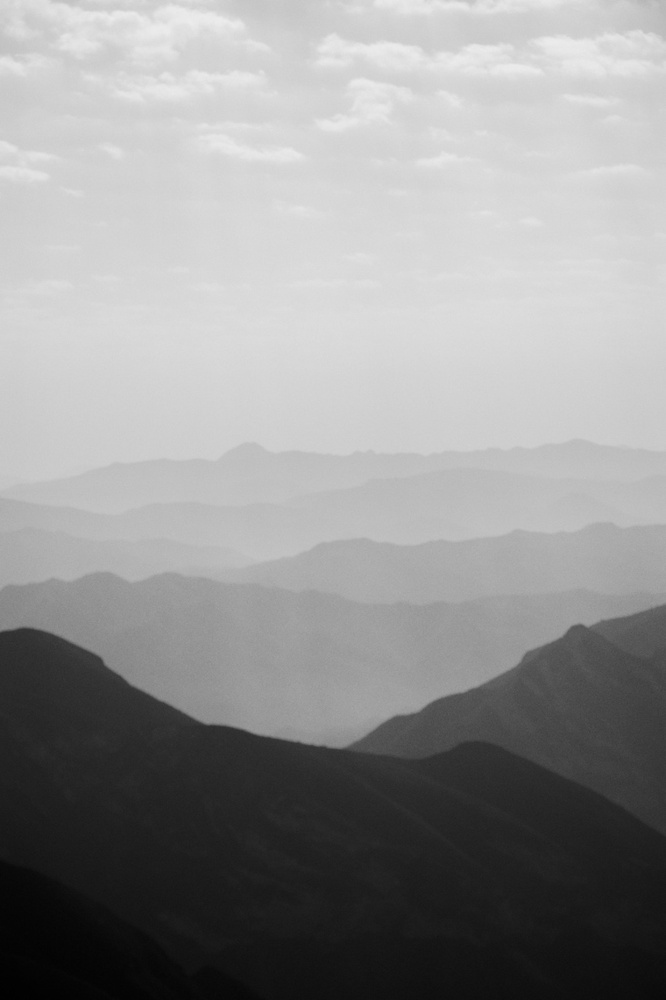
#> input picture hafta3_odev3/dag.jpeg, 666 x 1000 px, shrunk from 1066 x 1600 before the run, found by its file name
$ python main2.py
#> lines starting #> are read from the running program, lines starting #| are printed output that depends on the picture
import cv2

resim = cv2.imread("/Users/user/Desktop/opencv_odev/hafta3_odev3/dag.jpeg", 0)
#> resim is the input picture: shape (1000, 666); min 0, max 236, mean 147.2

clahe = cv2.createCLAHE(clipLimit=2.0, tileGridSize=(8, 8))

yeni_resim = clahe.apply(resim)
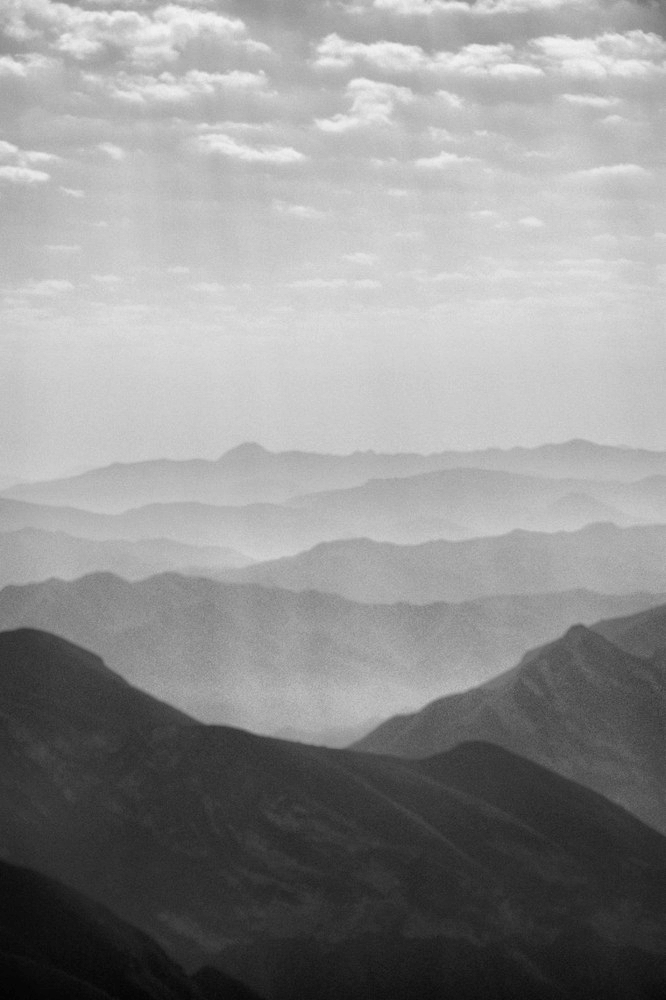
#> yeni_resim: shape (1000, 666); min 1, max 241, mean 145.4

cv2.imwrite("clahe_hazir.jpg", yeni_resim)

cv2.imshow("Orijinal", resim)
cv2.imshow("CLAHE", yeni_resim)

cv2.waitKey(0)
